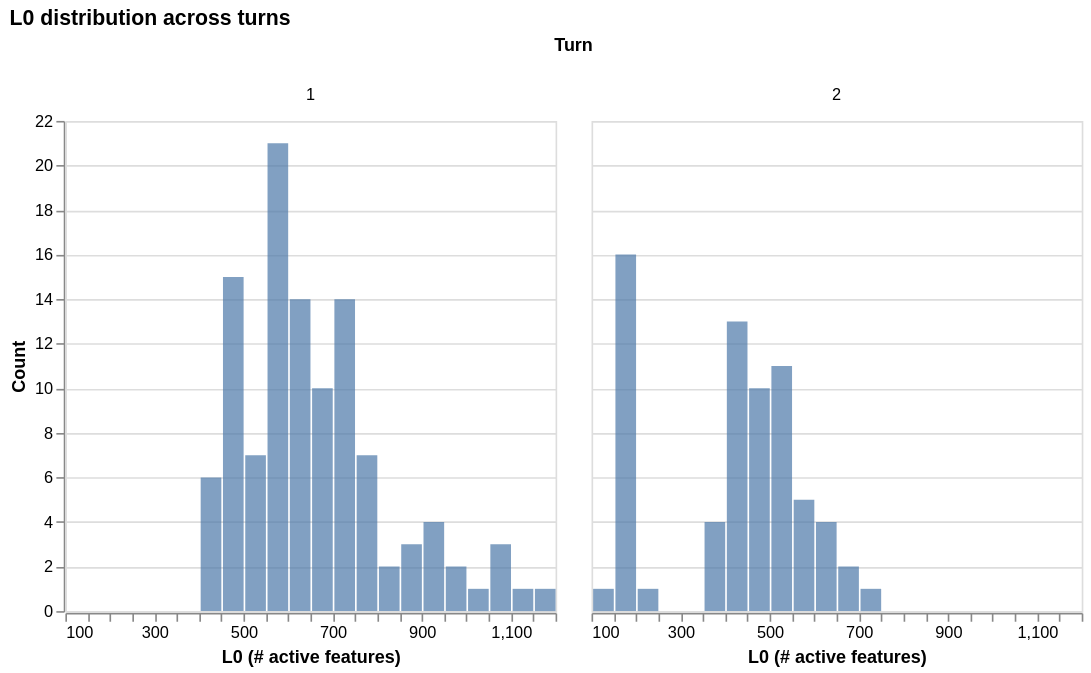

The code cell stored with this chart in its notebook:
### Code cell
plot_l0(instances_stats['all'])

### Figure 1 — Vega-Lite specification as saved in the notebook (floating-point values rounded to 4 significant figures; data arrays with more than 128 entries replaced by an {"elided": "..."} marker saying what was removed)
{"config": {"view": {"continuousWidth": 300, "continuousHeight": 300}}, "data": {"name": "data-26d7bdee9e5ac17c3541d246f7b6e783"}, "facet": {"column": {"field": "turn", "title": "Turn", "type": "nominal"}}, "spec": {"mark": {"type": "bar", "opacity": 0.7}, "encoding": {"tooltip": [{"aggregate": "count", "title": "Count", "type": "quantitative"}], "x": {"bin": {"maxbins": 40}, "field": "l0", "title": "L0 (# active features)", "type": "quantitative"}, "y": {"aggregate": "count", "title": "Count", "type": "quantitative"}}}, "resolve": {"scale": {"y": "shared"}}, "title": "L0 distribution across turns", "$schema": "https://vega.github.io/schema/vega-lite/v6.1.0.json", "datasets": {"data-26d7bdee9e5ac17c3541d246f7b6e783": {"elided": "179 records"}}}
